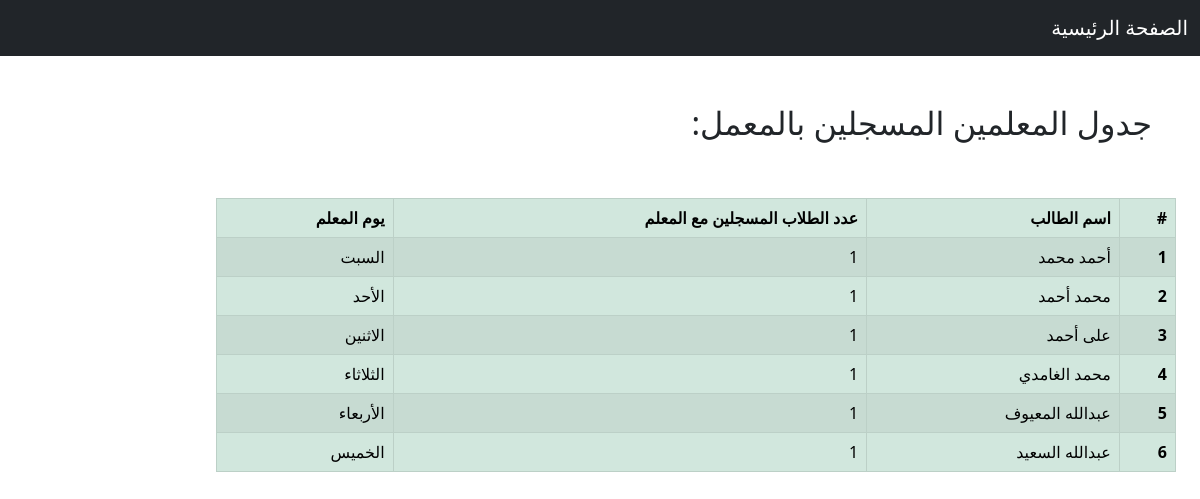
Screenshot of /teachers/ with the database file from the repository.
### main/models.py (models this page shows, shortened)
class Teacher(models.Model):
    satur = 0
    sun = 1
    mon = 2
    tues = 3
    wedns = 4
    thurs = 5
    Choices = [
        (satur, 'السبت'),
        (sun, 'الأحد'),
        (mon, 'الاثنين'),
        (tues, 'الثلاثاء'),
        (wedns, 'الاربعاء'),
        (thurs, 'الخميس')
    ]
    name = models.CharField(max_length=150, verbose_name='الاسم')
    day = models.PositiveSmallIntegerField(
        choices=Choices, verbose_name='يوم المدرس بالمعمل')

### main/views.py (the view)
# urls.py: path('teachers/', views.teachers, name='teachers'),
def teachers(request):
    teacher_list = Teacher.objects.all()
    return render(request, 'main/teachers.html', {'teachers': teacher_list})

### main/templatetags/my_filters.py (called while the page is built)
def count(obj) -> int:
    return obj.count()

def day(obj):
    dict = {0: 'السبت', 1: 'الأحد', 2: 'الاثنين', 3: 'الثلاثاء', 4: 'الأربعاء', 5: 'الخميس'}
    return dict[obj]

### templates/main/teachers.html (shortened to what this page needs)
{% extends "main/lab.html" %}
{% load my_filters %}
{% block header%}
<h2 class="p-5">جدول المعلمين المسجلين بالمعمل: </h3>
{% endblock %}
{% block content %}
<div class="px-4">
  {% if teachers %}
  <table class="table table-bordered table-striped table-success" style="width:60rem">
    <thead>
      <tr>
        <th scope="col">#</th>
        <th scope="col">اسم الطالب</th>
        <th scope="col">عدد الطلاب المسجلين مع المعلم</th>
        <th scope="col">يوم المعلم</th>
      </tr>
    </thead>
    <tbody>
    {% for teacher in teachers %}
      <tr>
        <th scope="row">{{ forloop.counter }}</th>
        <td>{{ teacher.name }}</td>
        <td>{{ teacher.student_set|count }}</td>
        <td>{{ teacher.day|day }}</td>
      </tr>
    {% endfor %}
    </tbody>
  </table>
  {% else %}
  <h2>لا يوجد جدول بالمعلمين</h2>
  {% endif %}
</div>
{% endblock %}

### rows the page displays
Teacher: name "أحمد محمد", student_set|count "1", day|day "السبت"
Teacher: name "محمد أحمد", student_set|count "1", day|day "الأحد"
Teacher: name "على أحمد", student_set|count "1", day|day "الاثنين"
Teacher: name "محمد الغامدي", student_set|count "1", day|day "الثلاثاء"
Teacher: name "عبدالله المعيوف", student_set|count "1", day|day "الأربعاء"
Teacher: name "عبدالله السعيد", student_set|count "1", day|day "الخميس"
